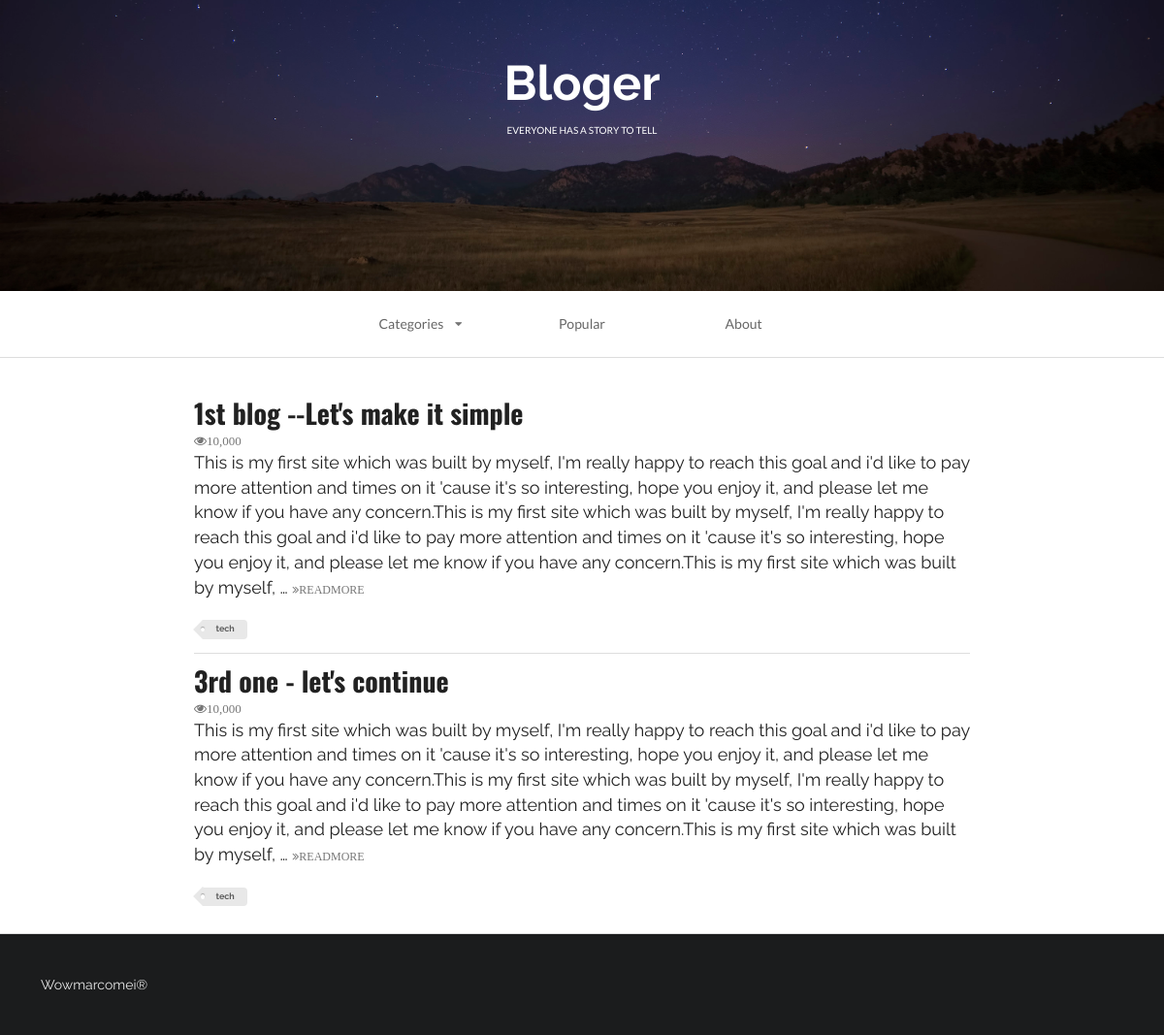
The app's page /home/?tag=tech with its own data.
### blog/models.py (models this page shows, shortened)
class Article(models.Model):
    name = models.CharField(null=True,blank=True, max_length=200)
    content = models.TextField()
    TAG_COICES = (
        ('tech','Tech'), #前面是值，后面是名称
        ('life','Life'),
    )
    tag = models.CharField(null=True,blank=True, max_length=5, choices=TAG_COICES)

### blog/views.py (the view)
# urls.py: url(r'^home/', home, name=None),
def home(request):
    queryset = request.GET.get('tag') #通过GET方法获取参数tag的具体值，在url中输入?tag=test123,则此处获取的queryset即为test123
    if queryset:   #如果不为空，即传递tag值，则加载分类页面
        article_set = Article.objects.filter(tag=queryset) #过滤出'tag值'为'url中传递的参数'的所有数据表
    else:          #如果为空，即加载所有数据页面
        article_set = Article.objects.all()
    context = {
        'template_article':article_set,
    }
    web = render(request,'first_web_2.html',context)
    return web

### blog/templates/first_web_2.html (shortened to what this page needs)
<!DOCTYPE html> {% load staticfiles %}
<html>
<head>
    <link rel="stylesheet" href="{% static 'css/semantic.css' %}" media="screen" title="no title" charset="utf-8">
</head>
<body>
    <div class="ui inverted vertical  segment masthead">
        <h1 class="ui center aligned header blogslogon" style="font-size:50px;font-family: 'Raleway', sans-serif!important;">
            Bloger
            <p class="ui sub header">
                everyone has a story to tell
            </p>
        </h1>
    </div>
    <div class="ui container nav">
        <div class="ui borderless text three item menu ">
            <div class="ui simple dropdown item">
                Categories
                <i class="dropdown icon"></i>
            </div>
            <a class="item">
                Popular
            </a>
            <a class="item">
                About
            </a>
        </div>
    </div>
    <div class="ui divider"></div>
    <div class="ui  vertical segment">
        {% for article in template_article %}
        <div class="ui container vertical segment">
            <a href="{% url 'details_page' article.id %}">
                <h1 class="ui header">
                    {{article.name }}
                </h1>
            </a>
            <i class="icon grey small unhide">10,000</i>
            <p>
                {{ article.content | truncatewords:100 }}
                <a href="{% url 'details_page' article.id %}">
                    <i class="angle tiny double grey right icon">READMORE</i>
                </a>
            </p>
            <div class="ui mini  tag label">
                {{ article.tag }}
            </div>
        </div>
        {% endfor %}
    </div>
    <div class="ui inverted  vertical very padded  segment">
        Wowmarcomei®
    </div>
</body>
</html>

### records on screen
Article: name "1st blog --Let's make it simple", content "This is my first site which was built by myself, I'm really happy to reach this goal and i'd like to pay more attention and times on it 'cause it's so interesting, hope you enjoy it, and please let me know if you have any concern.This is my first site which was built by myself, I'm really happy to reach this goal and i'd like to pay more attention and times on it 'cause it's so interesting, hope you enjoy it, and please let me know if you have any concern.This is my first site which was built by myself, …", tag "tech"
Article: name "3rd one - let's continue", content "This is my first site which was built by myself, I'm really happy to reach this goal and i'd like to pay more attention and times on it 'cause it's so interesting, hope you enjoy it, and please let me know if you have any concern.This is my first site which was built by myself, I'm really happy to reach this goal and i'd like to pay more attention and times on it 'cause it's so interesting, hope you enjoy it, and please let me know if you have any concern.This is my first site which was built by myself, …", tag "tech"
